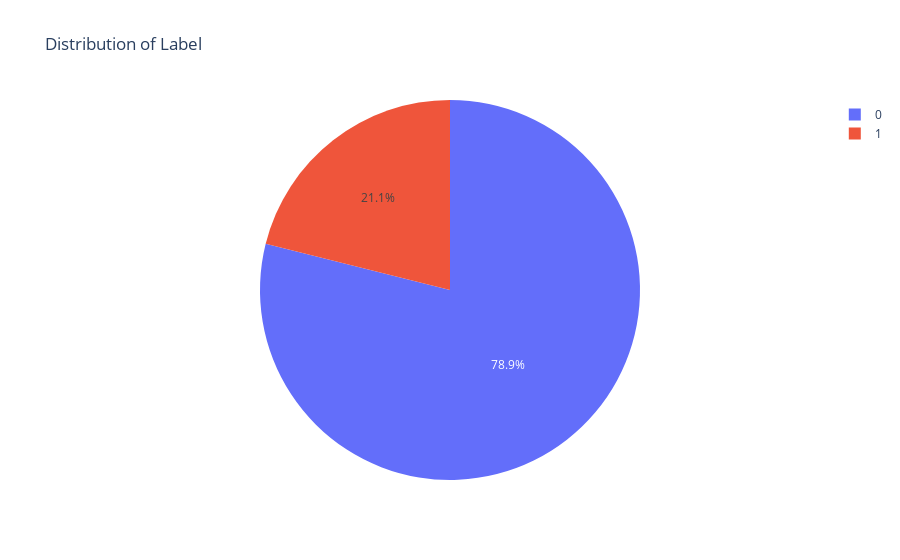

Notebook source saved alongside this figure:
### Code cell
fig = px.pie(
    lebel_counts,
    values=lebel_counts.values,
    names=lebel_counts.index,
    title='Distribution of Label'
)

fig.show()

### Figure 1 — Plotly figure (JSON) as saved in the notebook; plotly's stock layout.template omitted (floating-point values rounded to 4 significant figures)
{"data": [{"domain": {"x": [0, 1], "y": [0, 1]}, "hovertemplate": "Label=%{label}<br>value=%{value}<extra></extra>", "labels": [0, 1], "legendgroup": "", "name": "", "showlegend": true, "type": "pie", "values": [372711, 99643]}], "layout": {"legend": {"tracegroupgap": 0}, "title": {"text": "Distribution of Label"}}}
